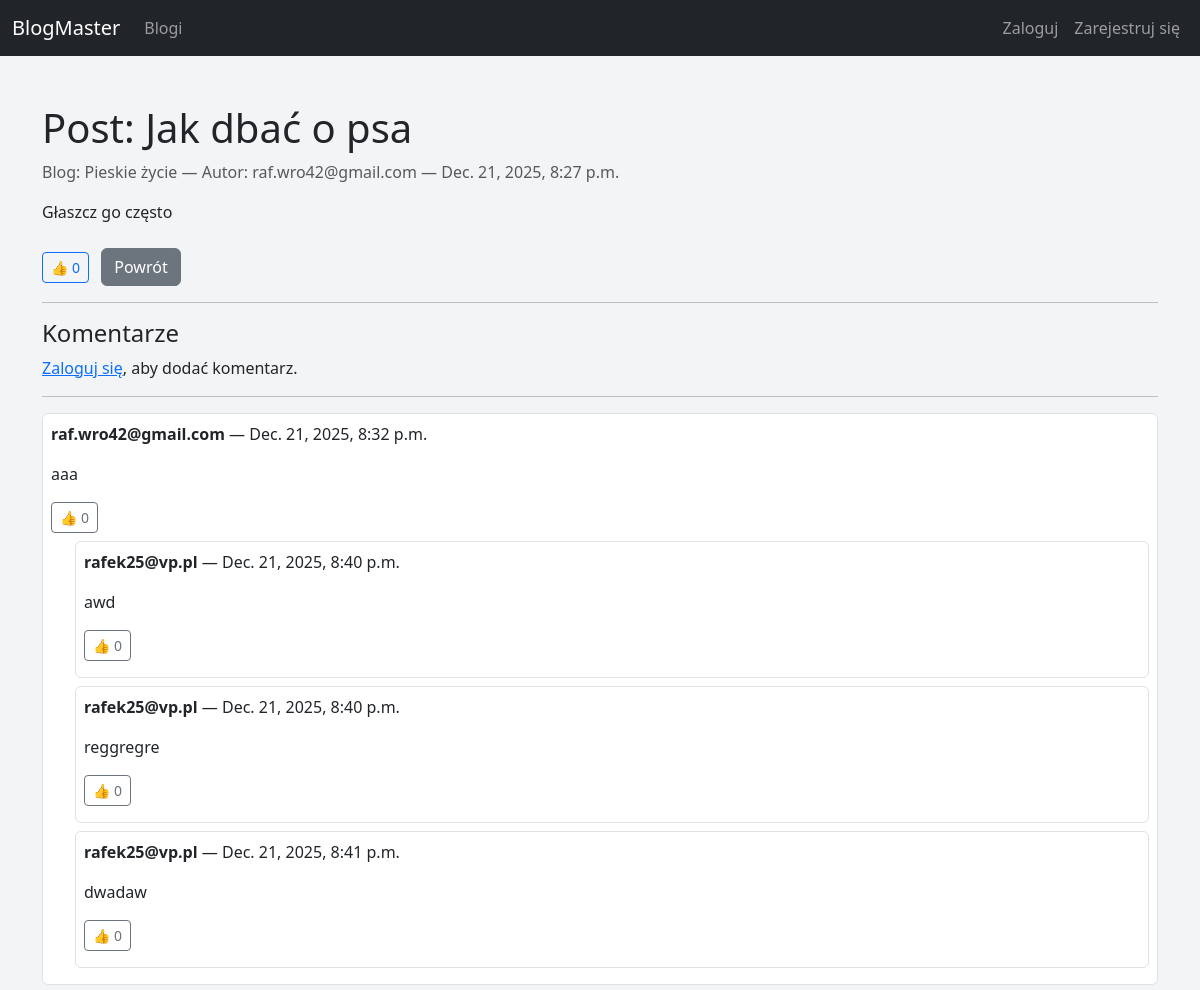
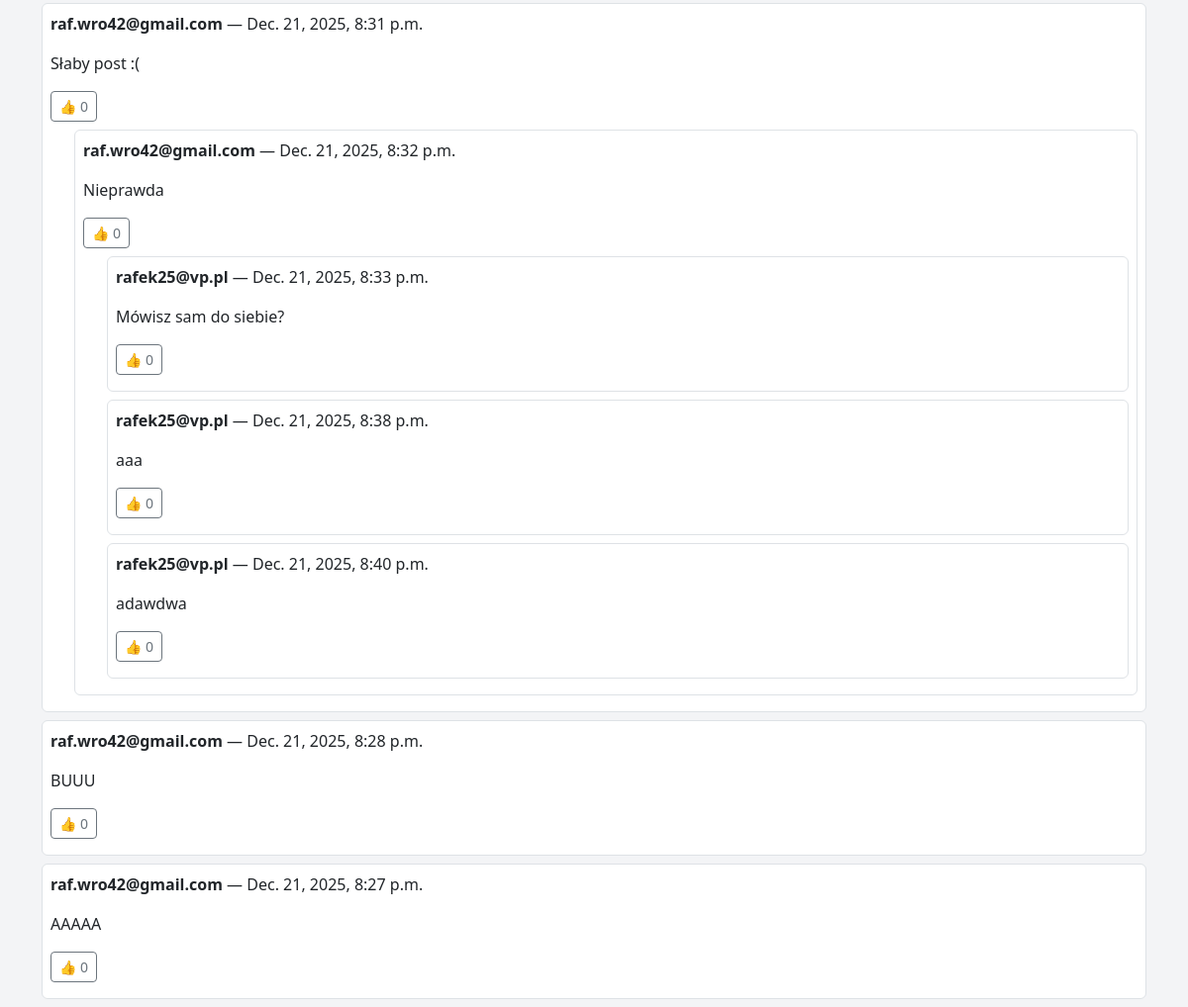
The app's page /posts/1/, older data (2 pictures, top to bottom).
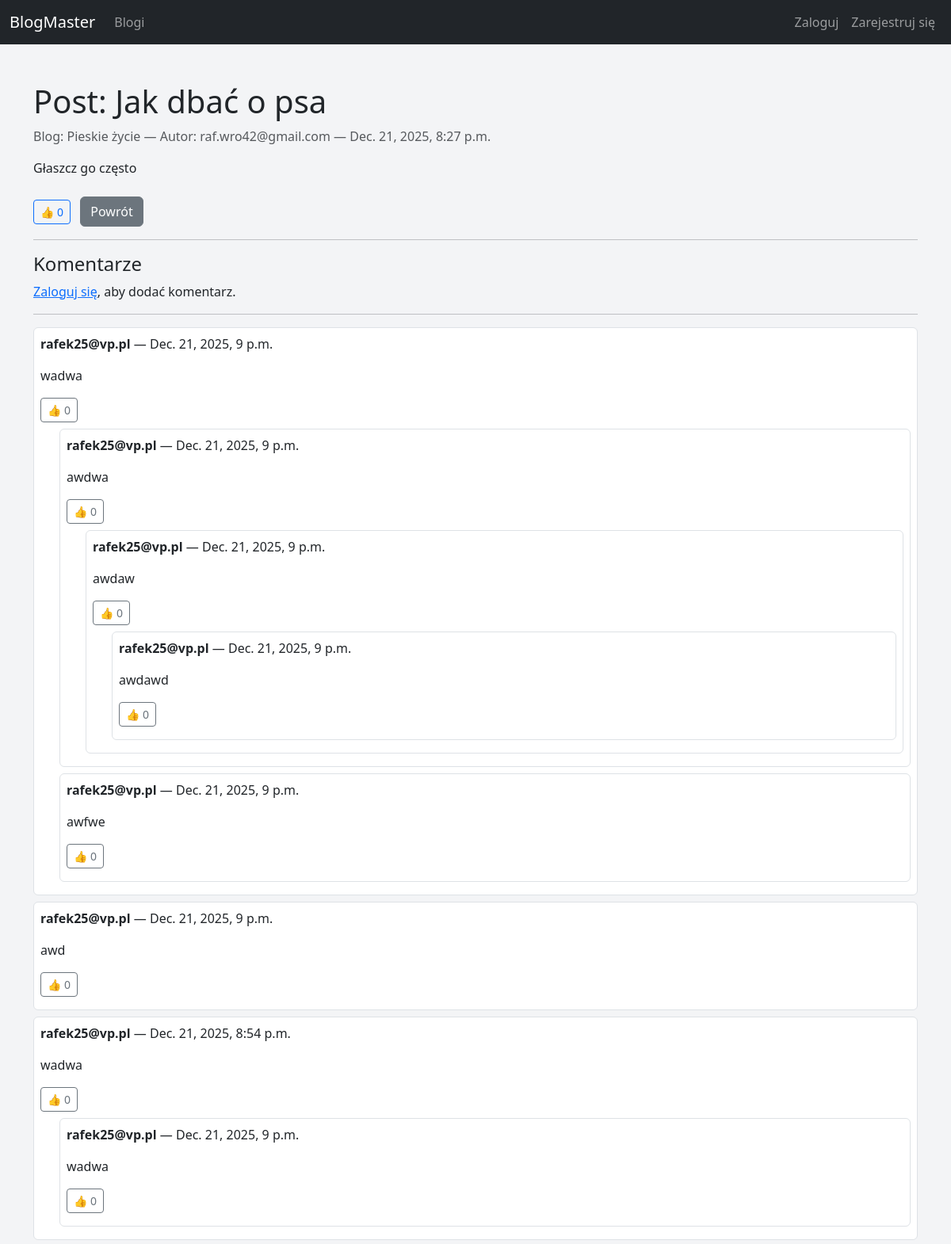
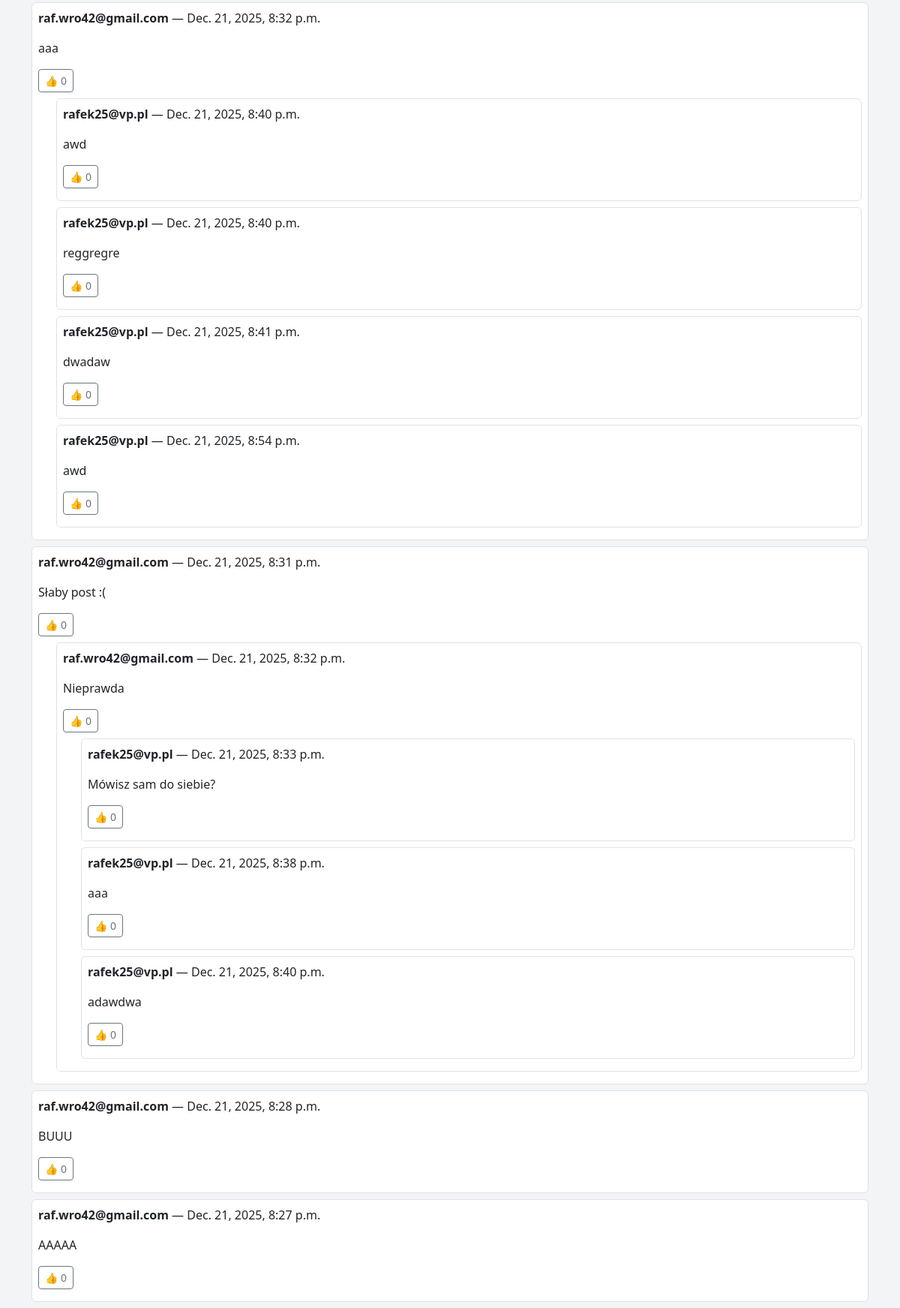
The same page, newer data (2 pictures, top to bottom).
### posts/models.py (models this page shows, shortened)
class Post(models.Model):
    blog = models.ForeignKey(Blog, on_delete=models.CASCADE, related_name='posts')
    author = models.ForeignKey(User, on_delete=models.SET_NULL, null=True)
    title = models.CharField(max_length=200)
    content = models.TextField()
    created_at = models.DateTimeField(auto_now_add=True)
    updated_at = models.DateTimeField(auto_now=True)
    likes = models.ManyToManyField(User, related_name="liked_posts", blank=True)

### blogs/models.py (models this page shows, shortened)
class Blog(models.Model):
    owner = models.ForeignKey(User, on_delete=models.CASCADE, related_name='blogs')
    title = models.CharField(max_length=200)
    description = models.TextField(blank=True)
    created_at = models.DateTimeField(auto_now_add=True)

### accounts/models.py (models this page shows)
class CustomUser(AbstractBaseUser, PermissionsMixin):
    email = models.EmailField(unique=True)
    date_joined = models.DateTimeField(default=timezone.now)
    is_active = models.BooleanField(default=True)
    is_staff = models.BooleanField(default=False)
    USERNAME_FIELD = "email"
    REQUIRED_FIELDS = []  # nie wymagamy nic więcej przy tworzeniu superusera
    objects = CustomUserManager()
    def __str__(self):
        return self.email

### comments/models.py (models this page shows, shortened)
class Comment(models.Model):
    post = models.ForeignKey(Post, on_delete=models.CASCADE, related_name='comments')
    author = models.ForeignKey(User, on_delete=models.SET_NULL, null=True)
    text = models.TextField()
    created_at = models.DateTimeField(auto_now_add=True)
    likes = models.ManyToManyField(User, related_name="liked_comments", blank=True)
    parent = models.ForeignKey(
        "self",
        on_delete=models.CASCADE,
        null=True,
        blank=True,
        related_name="replies"
    )
    class Meta:
        ordering = ["-created_at"]

### posts/views.py (the view)
# urls.py: path('<int:pk>/', post_detail, name='post_detail'),
def post_detail(request, pk):
    post = get_object_or_404(Post, pk=pk)
    top_level_comments = post.comments.filter(parent__isnull=True)
    return render(request, 'posts/post_detail.html', {
        'post': post,
        'comment_form': CommentForm(),
        'top_level_comments': top_level_comments
    })

### posts/templates/posts/post_detail.html (shortened to what this page needs)
{% extends 'base.html' %}
{% block content %}
<h1>Post: {{ post.title }}</h1>
<p class="text-muted">
    Blog: {{ post.blog.title }} — Autor: {{ post.author }} — {{ post.created_at }}
</p>
<div class="mb-4">{{ post.content|linebreaks }}</div>
<button class="btn btn-sm like-post-btn
        {% if user in post.likes.all %}btn-primary{% else %}btn-outline-primary{% endif %}"
        data-id="{{ post.id }}">
    👍 <span class="post-like-count">{{ post.likes.count }}</span>
</button>
<a href="{% url 'blog_detail' post.blog.pk %}" class="btn btn-secondary ms-2">Powrót</a>
<hr>
<h4>Komentarze</h4>
{% if user.is_authenticated %}
    {% include 'comments/comment_form.html' with post=post comment_form=comment_form %}
{% else %}
    <p><a href="/accounts/login/">Zaloguj się</a>, aby dodać komentarz.</p>
{% endif %}
<hr>
<div id="comments-container">
    {% for comment in top_level_comments %}
        {% include "comments/comment.html" with comment=comment post=post %}
    {% empty %}
        <p>Brak komentarzy.</p>
    {% endfor %}
</div>
{% endblock %}

### templates/base.html (shortened to what this page needs)
<!DOCTYPE html>
<html lang="pl">
    <head>
        <link href="https://cdn.jsdelivr.net/npm/bootstrap@5.3.2/dist/css/bootstrap.min.css" rel="stylesheet">
    </head>
    <body>
        <nav class="navbar navbar-expand-lg navbar-dark bg-dark">
            <div class="container-fluid">
                <a class="navbar-brand" href="/">BlogMaster</a>
                <div class="collapse navbar-collapse" id="navbarNav">
                    <ul class="navbar-nav me-auto">
                        <li class="nav-item"><a class="nav-link" href="/blogs/">Blogi</a></li>
                    </ul>
                    <ul class="navbar-nav ms-auto">
                        {% if user.is_authenticated %}
                            <li class="nav-item">
                                <span class="navbar-text text-light me-2">Witaj {{ user.email }}</span>
                            </li>
                            <form method="post" action="{% url 'logout' %}" style="display:inline;">
                                {% csrf_token %}
                                <button type="submit" class="nav-link btn btn-link text-decoration-none p-0 m-0" style="color: #fff;">
                                    Wyloguj
                                </button>
                            </form>
                        {% else %}
                            <li class="nav-item"><a class="nav-link" href="/accounts/login/">Zaloguj</a></li>
                            <li class="nav-item"><a class="nav-link" href="/accounts/register/">Zarejestruj się</a></li>
                        {% endif %}
                    </ul>
                </div>
            </div>
        </nav>
        <div class="container mt-5">
            {% block content %}
            {% endblock %}
        </div>
    </body>
</html>

### comments/templates/comments/comment.html (shortened to what this page needs)
<div class="border rounded p-2 mb-2 bg-white" id="comment-{{ comment.id }}">
    <strong>{{ comment.author }}</strong> — {{ comment.created_at }}<br>
    <p>{{ comment.text|linebreaks }}</p>
    <button class="btn btn-sm like-comment-btn
            {% if user in comment.likes.all %}btn-danger{% else %}btn-outline-secondary{% endif %}"
            data-id="{{ comment.id }}">
        👍 <span class="comment-like-count">{{ comment.likes.count }}</span>
    </button>
    <div class="ms-4 mt-2">
        {% for reply in comment.replies.all|dictsort:"created_at" %}
            {% include "comments/comment.html" with comment=reply %}
        {% endfor %}
    </div>
</div>

### posts/templates/posts/post_detail.html (style rules this page uses)
body { background-color: #f3f4f6; font-family: 'Segoe UI', sans-serif; }

Row changes from the older to the newer data that the page shows:
added Comment: author "rafek25@vp.pl", created_at "Dec. 21, 2025, 9 p.m.", text "wadwa", likes.count "0", shown under "Komentarze"
added Comment: author "rafek25@vp.pl", created_at "Dec. 21, 2025, 9 p.m.", text "awdwa", likes.count "0"
added Comment: author "rafek25@vp.pl", created_at "Dec. 21, 2025, 9 p.m.", text "awdaw", likes.count "0"
added Comment: author "rafek25@vp.pl", created_at "Dec. 21, 2025, 9 p.m.", text "awdawd", likes.count "0"
added Comment: author "rafek25@vp.pl", created_at "Dec. 21, 2025, 9 p.m.", text "awfwe", likes.count "0"
added Comment: author "rafek25@vp.pl", created_at "Dec. 21, 2025, 9 p.m.", text "awd", likes.count "0", shown under "Komentarze"
added Comment: author "rafek25@vp.pl", created_at "Dec. 21, 2025, 8:54 p.m.", text "wadwa", likes.count "0", shown under "Komentarze"
added Comment: author "rafek25@vp.pl", created_at "Dec. 21, 2025, 9 p.m.", text "wadwa", likes.count "0"
added Comment: author "rafek25@vp.pl", created_at "Dec. 21, 2025, 8:54 p.m.", text "awd", likes.count "0", shown under "raf.wro42@gmail.com"
